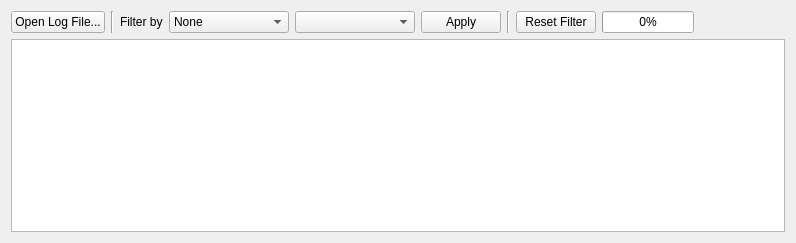
<?xml version="1.0" encoding="UTF-8"?>
<ui version="4.0">
 <class>FormMsgLogInspector</class>
 <widget class="QWidget" name="FormMsgLogInspector">
  <property name="geometry">
   <rect>
    <x>0</x>
    <y>0</y>
    <width>796</width>
    <height>243</height>
   </rect>
  </property>
  <property name="windowTitle">
   <string>Messages Log Inspector</string>
  </property>
  <layout class="QVBoxLayout" name="verticalLayout">
   <item>
    <widget class="QFrame" name="frame">
     <property name="frameShape">
      <enum>QFrame::NoFrame</enum>
     </property>
     <property name="frameShadow">
      <enum>QFrame::Raised</enum>
     </property>
     <layout class="QHBoxLayout" name="horizontalLayout">
      <property name="margin">
       <number>0</number>
      </property>
      <item>
       <widget class="QPushButton" name="pbOpenLogFile">
        <property name="text">
         <string>Open Log File...</string>
        </property>
       </widget>
      </item>
      <item>
       <widget class="Line" name="line_2">
        <property name="orientation">
         <enum>Qt::Vertical</enum>
        </property>
       </widget>
      </item>
      <item>
       <widget class="QLabel" name="label">
        <property name="text">
         <string>Filter by</string>
        </property>
       </widget>
      </item>
      <item>
       <widget class="QComboBox" name="cbFilter">
        <property name="minimumSize">
         <size>
          <width>120</width>
          <height>0</height>
         </size>
        </property>
        <item>
         <property name="text">
          <string>None</string>
         </property>
        </item>
        <item>
         <property name="text">
          <string>Sender</string>
         </property>
        </item>
        <item>
         <property name="text">
          <string>Target</string>
         </property>
        </item>
        <item>
         <property name="text">
          <string>Message class</string>
         </property>
        </item>
       </widget>
      </item>
      <item>
       <widget class="QComboBox" name="cbValue">
        <property name="minimumSize">
         <size>
          <width>120</width>
          <height>0</height>
         </size>
        </property>
       </widget>
      </item>
      <item>
       <widget class="QPushButton" name="pbApply">
        <property name="text">
         <string>Apply</string>
        </property>
       </widget>
      </item>
      <item>
       <widget class="Line" name="line">
        <property name="orientation">
         <enum>Qt::Vertical</enum>
        </property>
       </widget>
      </item>
      <item>
       <widget class="QPushButton" name="pbReset">
        <property name="text">
         <string>Reset Filter</string>
        </property>
       </widget>
      </item>
      <item>
       <widget class="QProgressBar" name="progressBar">
        <property name="value">
         <number>0</number>
        </property>
       </widget>
      </item>
      <item>
       <spacer name="horizontalSpacer">
        <property name="orientation">
         <enum>Qt::Horizontal</enum>
        </property>
        <property name="sizeHint" stdset="0">
         <size>
          <width>91</width>
          <height>20</height>
         </size>
        </property>
       </spacer>
      </item>
     </layout>
    </widget>
   </item>
   <item>
    <widget class="QTableWidget" name="tableWidget"/>
   </item>
  </layout>
 </widget>
 <resources/>
 <connections/>
</ui>
